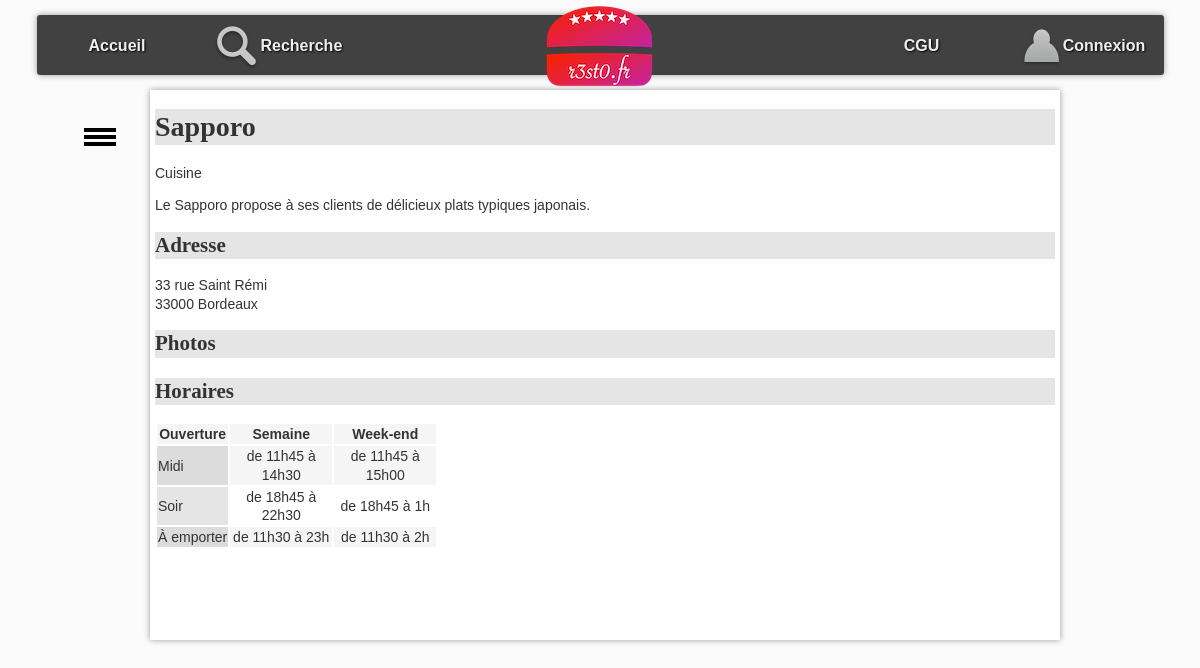
/RestoV0/?action=detail&idR=3, run on the app's committed database.
### tables this page shows
CREATE TABLE `resto` (
  `idR` bigint(20) NOT NULL,
  `nomR` varchar(255) DEFAULT NULL,
  `numAdrR` varchar(20) DEFAULT NULL,
  `voieAdrR` varchar(255) DEFAULT NULL,
  `cpR` char(5) DEFAULT NULL,
  `villeR` varchar(255) DEFAULT NULL,
  `latitudeDegR` float DEFAULT NULL,
  `longitudeDegR` float DEFAULT NULL,
  `descR` text,
  `horairesR` text
);

### RestoV0/controleur/detailResto.php (called while the page is built, shortened)
<?php
include_once "$racine/modele/bd.resto.inc.php";
$idR = $_GET["idR"];
$unResto = getRestoByIdR($idR);
include "$racine/vue/entete.html.php";
include "$racine/vue/vueDetailResto.php";
include "$racine/vue/pied.html.php";
?>

### RestoV0/index.php (called while the page is built, shortened)
<?php
include "getRacine.php";
if (isset($_GET["action"])){
    $action = $_GET["action"];
}
else{
    $action = "accueil";
}
$fichier = controleurPrincipal($action);
include "$racine/controleur/$fichier";
?>

### RestoV0/modele/bd.resto.inc.php (called while the page is built, shortened)
<?php
function getRestoByIdR($idR) {
    try {
        $cnx = connexionPDO();
        $req = $cnx->prepare("select idR, nomR, numAdrR, voieAdrR, cpR, villeR, descR, horairesR from resto where idR=:idR");
        $req->bindValue(':idR', $idR, PDO::PARAM_INT);
        $req->execute();
        $resultat = $req->fetch(PDO::FETCH_ASSOC);
    } catch (PDOException $e) {
        print "Erreur !: " . $e->getMessage();
        die();
    }
    return $resultat;
}
?>

### RestoV0/vue/vueDetailResto.php (the view, shortened to what this page needs)
<h1><?= $unResto['nomR']; ?></h1>
<section>
    Cuisine <br />
</section>
<p id="principal">
    <?= $unResto['descR']; ?>
</p>
<h2 id="adresse">
    Adresse
</h2>
<p>
    <?= $unResto['numAdrR']; ?>
    <?= $unResto['voieAdrR']; ?><br />
    <?= $unResto['cpR']; ?>
    <?= $unResto['villeR']; ?>
</p>
<h2 id="photos">
    Photos
</h2>
<h2 id="horaires">
    Horaires
</h2>
<?= $unResto['horairesR']; ?>

### RestoV0/css/base.css (style rules this page uses)
:root { --largeurPage: 900px; --largeurMenuCont : 200px; --margeCalc: calc((100% - var(--largeurPage)) / 2); --margeMenuHaut : 15px; --hauteurMenuGene:60px; --coulA1:#5A7694; --coulA2:#D7E5ED; --coulB1:#566459; --coulB2:#90974A; --coulC:#CDBCA0; --fondC:#fcfbfb; --padding_cote:5px; }
body { font-family: Arial; color : #333; font-size : 14px; line-height : 1.3; scroll-behavior: smooth; background-color : var(--fondC); }

### RestoV0/css/cgu.css (style rules this page uses)
h1,h2,h3,h4 { font-family: Futura; background-color : rgba(0,0,0,0.1); }
td.cell { text-align : center; width : 100px; }
td.label { background-color : rgba(0,0,0,0.1); }
tr:nth-child(odd) { background-color : rgb(245,245,245); }

### data on the page
resto: nomR "Sapporo", descR "Le Sapporo propose à ses clients de délicieux plats typiques japonais.", numAdrR "33", voieAdrR "rue Saint Rémi", cpR "33000", villeR "Bordeaux", horairesR "Ouverture Semaine Week-end Midi de 11h45 à 14h30 de 11h45 à 15h00 Soir de 18h45 à 22h30 de 18h45 à 1h À emporter de 11h30 à 23h de 11h30 à 2h"
